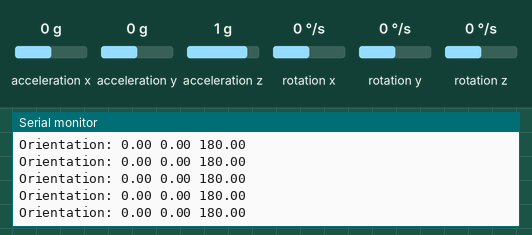
The sketch below on a simulated Arduino Uno, built with avr-gcc and run on an emulated ATmega328P. On the bench: the last lines printed to the serial monitor. Inputs (shaded band) come from the test bench; at power-on: acceleration x 0 g, acceleration y 0 g, acceleration z 1 g, rotation x 0 °/s, rotation y 0 °/s, rotation z 0 °/s.

Above: at 1.2 s.
1.3 s: acceleration x set to -1.4 g
At 1.34 s:
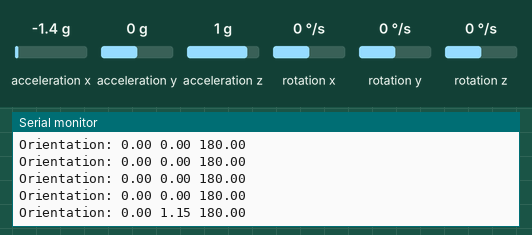
2.8 s: acceleration y set to -1.4 g
At 2.84 s:
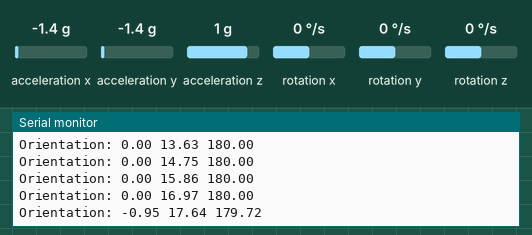
4.3 s: acceleration z set to -1.4 g
At 4.34 s:
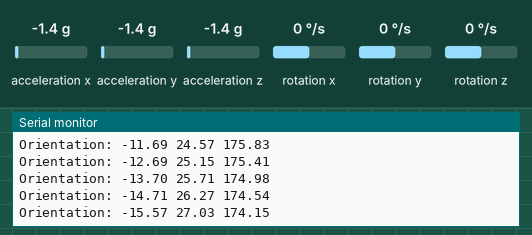
5.8 s: rotation x set to -192 °/s
At 5.84 s:
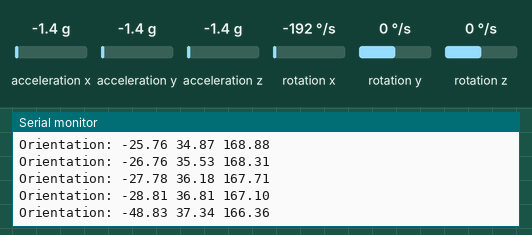
7.3 s: rotation y set to -192 °/s
At 7.34 s:
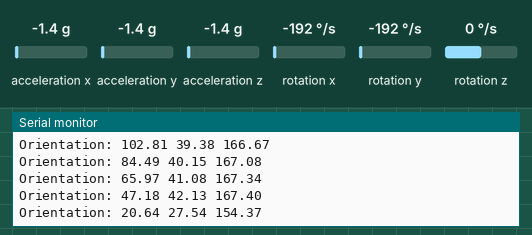
Timing chart, 0 to 9.8 s (numbered marks = the images above; inputs shaded):
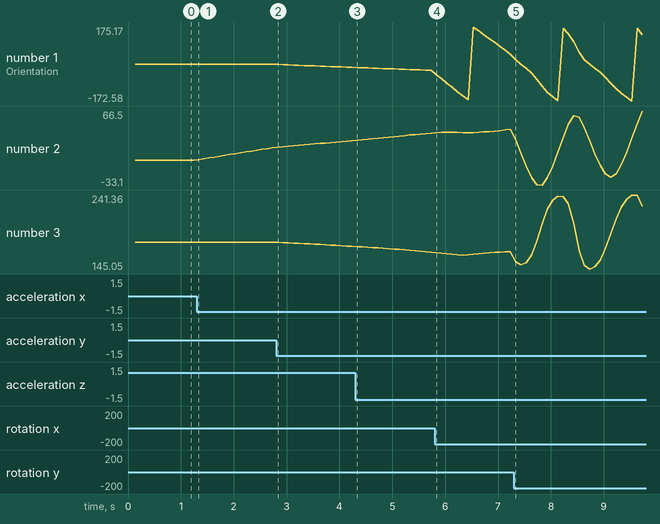

Measured:
- after the input at 1.3 s, the serial monitor: prints a new line at once (image 1)
- after the input at 2.8 s, the serial monitor: prints a new line at once (image 2)
- after the input at 4.3 s, the serial monitor: prints a new line at once (image 3)
- after the input at 5.8 s, the serial monitor: prints a new line at once (image 4)
- after the input at 7.3 s, the serial monitor: prints a new line at once (image 5)
- plotted number 1: 0 → -14.71 after the input at 2.8 s, -14.71 → -28.81 after the input at 4.3 s, -28.81 → 47.18 after the input at 5.8 s, 47.18 → 137.88 after the input at 7.3 s
- plotted number 2: 0 → 16.97 after the input at 1.3 s, 16.97 → 26.27 after the input at 2.8 s, 26.27 → 36.81 after the input at 4.3 s, 36.81 → 42.13 after the input at 5.8 s, 42.13 → 66.5 after the input at 7.3 s
- plotted number 3: 180 → 174.54 after the input at 2.8 s, 174.54 → 167.1 after the input at 4.3 s, 167.1 → 167.4 after the input at 5.8 s, 167.4 → 226.48 after the input at 7.3 s

The sketch:

inverted_pendulum.ino
```cpp
#include <I2Cdev.h>
#include <MPU6050.h>
#include <MadgwickAHRS.h>

//-----------------------------------MPU6050 setup-------------------------------------
#if I2CDEV_IMPLEMENTATION == I2CDEV_ARDUINO_WIRE
    #include "Wire.h"
#endif
MPU6050 accelgyro(0x69); // <-- use for AD0 high


// uncomment "OUTPUT_READABLE_ACCELGYRO" if you want to see a tab-separated
// list of the accel X/Y/Z and then gyro X/Y/Z values in decimal. Easy to read,
// not so easy to parse, and slow(er) over UART.
#define OUTPUT_READABLE_ACCELGYRO

// uncomment "OUTPUT_BINARY_ACCELGYRO" to send all 6 axes of data as 16-bit
// binary, one right after the other. This is very fast (as fast as possible
// without compression or data loss), and easy to parse, but impossible to read
// for a human.
//#define OUTPUT_BINARY_ACCELGYRO
//-------------------------------------------------------------------------------------

//-----------------------------------Madgwick filter setup-----------------------------
Madgwick filter;
//-------------------------------------------------------------------------------------


const int led_red = 9;
const int led_blue = 7;
const int left_wheel = 6;
const int right_wheel = 5;
const int sw_red = 3;
const int sw_bk = 2;
const int led_onboard = 13;
const int LoopRate = 10;

unsigned long microsPerReading, microsPrevious;

void setup()
{
 // join I2C bus (I2Cdev library doesn't do this automatically)
    #if I2CDEV_IMPLEMENTATION == I2CDEV_ARDUINO_WIRE
        Wire.begin();
    #elif I2CDEV_IMPLEMENTATION == I2CDEV_BUILTIN_FASTWIRE
        Fastwire::setup(400, true);
    #endif

    Serial.begin(9600);

    // initialize device
    Serial.println("Initializing I2C devices...");
    accelgyro.initialize();

    // verify connection
    Serial.println("Testing device connections...");
    Serial.println(accelgyro.testConnection() ? "MPU6050 connection successful" : "MPU6050 connection failed");

    filter.begin(LoopRate);
    microsPerReading = 1000000 / LoopRate;
    microsPrevious = micros();

}

void loop()
{

    // these methods (and a few others) are also available
    //accelgyro.getAcceleration(&ax, &ay, &az);
    //accelgyro.getRotation(&gx, &gy, &gz);
    int16_t aix, aiy, aiz;
    int16_t gix, giy, giz;
    float ax, ay, az;
    float gx, gy, gz;
    float roll, pitch, yaw;
    unsigned long microsNow = micros();

    if(microsNow - microsPrevious >= microsPerReading)
    {
      // read raw accel/gyro measurements from device
      accelgyro.getMotion6(&aix, &aiy, &aiz, &gix, &giy, &giz);
      ax = convertRawAcceleration(aix);
      ay = convertRawAcceleration(aiy);
      az = convertRawAcceleration(aiz);
      gx = convertRawGyro(gix);
      gy = convertRawGyro(giy);
      gz = convertRawGyro(giz);
      filter.updateIMU(gx, gy, gz, ax, ay, az);
      roll = filter.getRoll();
      pitch = filter.getPitch();
      yaw = filter.getYaw();
      Serial.print("Orientation: ");
      Serial.print(roll);
      Serial.print(" ");
      Serial.print(pitch);
      Serial.print(" ");
      Serial.println(yaw);

      // increment previous time, so we keep proper pace
      microsPrevious = microsPrevious + microsPerReading;
    }


    /*
    #ifdef OUTPUT_READABLE_ACCELGYRO
        // display tab-separated accel/gyro x/y/z values
        Serial.print("a/g:\t");
        Serial.print(ax); Serial.print("\t");
        Serial.print(ay); Serial.print("\t");
        Serial.print(az); Serial.print("\t");
        Serial.print(gx); Serial.print("\t");
        Serial.print(gy); Serial.print("\t");
        Serial.println(gz);
    #endif

    #ifdef OUTPUT_BINARY_ACCELGYRO
        Serial.write((uint8_t)(ax >> 8)); Serial.write((uint8_t)(ax & 0xFF));
        Serial.write((uint8_t)(ay >> 8)); Serial.write((uint8_t)(ay & 0xFF));
        Serial.write((uint8_t)(az >> 8)); Serial.write((uint8_t)(az & 0xFF));
        Serial.write((uint8_t)(gx >> 8)); Serial.write((uint8_t)(gx & 0xFF));
        Serial.write((uint8_t)(gy >> 8)); Serial.write((uint8_t)(gy & 0xFF));
        Serial.write((uint8_t)(gz >> 8)); Serial.write((uint8_t)(gz & 0xFF));
    #endif
    */

}

float convertRawAcceleration(int aRaw) {
  // since we are using 2G range
  // -2g maps to a raw value of -32768
  // +2g maps to a raw value of 32767

  float a = (aRaw * 2.0) / 32768.0;
  return a;
}

float convertRawGyro(int gRaw) {
  // since we are using 250 degrees/seconds range
  // -250 maps to a raw value of -32768
  // +250 maps to a raw value of 32767

  float g = (gRaw * 250.0) / 32768.0;
  return g;
}
```
